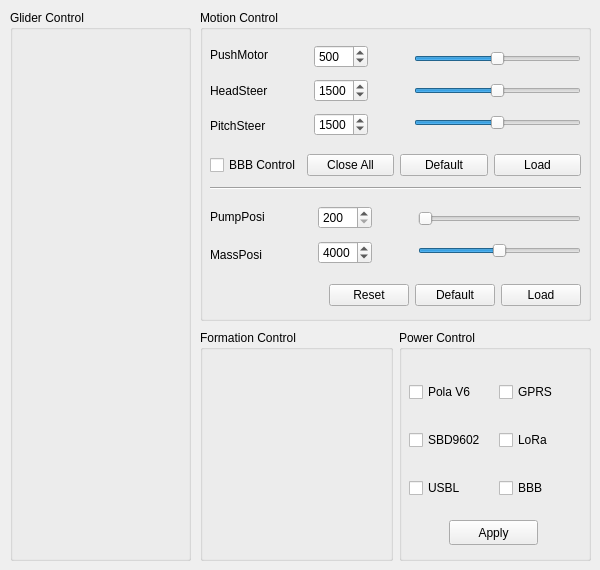
   <widget class="QWidget" name="man_tab">
    <attribute name="title">
     <string>Control</string>
    </attribute>
    <widget class="QGroupBox" name="groupBox_mtr">
     <property name="geometry">
      <rect>
       <x>200</x>
       <y>10</y>
       <width>391</width>
       <height>311</height>
      </rect>
     </property>
     <property name="title">
      <string>Motion Control</string>
     </property>
     <widget class="QWidget" name="horizontalLayoutWidget_3">
      <property name="geometry">
       <rect>
        <x>10</x>
        <y>30</y>
        <width>371</width>
        <height>101</height>
       </rect>
      </property>
      <layout class="QHBoxLayout" name="horizontalLayout_3">
       <item>
        <layout class="QVBoxLayout" name="verticalLayout_4">
         <item>
          <widget class="QLabel" name="mtr_label_pushMotor">
           <property name="enabled">
            <bool>true</bool>
           </property>
           <property name="text">
            <string>PushMotor</string>
           </property>
          </widget>
         </item>
         <item>
          <widget class="QLabel" name="mtr_label_headSteer">
           <property name="text">
            <string>HeadSteer</string>
           </property>
          </widget>
         </item>
         <item>
          <widget class="QLabel" name="mtr_label_pitchSteer">
           <property name="text">
            <string>PitchSteer</string>
           </property>
          </widget>
         </item>
        </layout>
       </item>
       <item>
        <spacer name="horizontalSpacer_13">
         <property name="orientation">
          <enum>Qt::Horizontal</enum>
         </property>
         <property name="sizeType">
          <enum>QSizePolicy::Minimum</enum>
         </property>
         <property name="sizeHint" stdset="0">
          <size>
           <width>40</width>
           <height>20</height>
          </size>
         </property>
        </spacer>
       </item>
       <item>
        <layout class="QVBoxLayout" name="verticalLayout_5">
         <item>
          <widget class="QSpinBox" name="mtr_spinBox_pushMotor">
           <property name="maximum">
            <number>1000</number>
           </property>
           <property name="singleStep">
            <number>25</number>
           </property>
           <property name="value">
            <number>500</number>
           </property>
          </widget>
         </item>
         <item>
          <widget class="QSpinBox" name="mtr_spinBox_headSteer">
           <property name="minimum">
            <number>500</number>
           </property>
           <property name="maximum">
            <number>2500</number>
           </property>
           <property name="singleStep">
            <number>10</number>
           </property>
           <property name="value">
            <number>1500</number>
           </property>
          </widget>
         </item>
         <item>
          <widget class="QSpinBox" name="mtr_spinBox_pitchSteer">
           <property name="minimum">
            <number>500</number>
           </property>
           <property name="maximum">
            <number>2500</number>
           </property>
           <property name="singleStep">
            <number>10</number>
           </property>
           <property name="value">
            <number>1500</number>
           </property>
          </widget>
         </item>
        </layout>
       </item>
       <item>
        <spacer name="horizontalSpacer_14">
         <property name="orientation">
          <enum>Qt::Horizontal</enum>
         </property>
         <property name="sizeType">
          <enum>QSizePolicy::Minimum</enum>
         </property>
         <property name="sizeHint" stdset="0">
          <size>
           <width>40</width>
           <height>20</height>
          </size>
         </property>
        </spacer>
       </item>
       <item>
        <layout class="QVBoxLayout" name="verticalLayout_6">
         <item>
          <widget class="QSlider" name="mtr_horSldr_pushMotor">
           <property name="maximum">
            <number>1000</number>
           </property>
           <property name="singleStep">
            <number>10</number>
           </property>
           <property name="value">
            <number>500</number>
           </property>
           <property name="orientation">
            <enum>Qt::Horizontal</enum>
           </property>
          </widget>
         </item>
         <item>
          <widget class="QSlider" name="mtr_horSldr_headSteer">
           <property name="minimum">
            <number>500</number>
           </property>
           <property name="maximum">
            <number>2500</number>
           </property>
           <property name="singleStep">
            <number>10</number>
           </property>
           <property name="pageStep">
            <number>10</number>
           </property>
           <property name="value">
            <number>1500</number>
           </property>
           <property name="orientation">
            <enum>Qt::Horizontal</enum>
           </property>
          </widget>
         </item>
         <item>
          <widget class="QSlider" name="mtr_horSldr_pitchSteer">
           <property name="minimum">
            <number>500</number>
           </property>
           <property name="maximum">
            <number>2500</number>
           </property>
           <property name="singleStep">
            <number>10</number>
           </property>
           <property name="pageStep">
            <number>10</number>
           </property>
           <property name="value">
            <number>1500</number>
           </property>
           <property name="orientation">
            <enum>Qt::Horizontal</enum>
           </property>
          </widget>
         </item>
        </layout>
       </item>
      </layout>
     </widget>
     <widget class="QWidget" name="horizontalLayoutWidget_2">
      <property name="geometry">
       <rect>
        <x>10</x>
        <y>140</y>
        <width>371</width>
        <height>31</height>
       </rect>
      </property>
      <layout class="QHBoxLayout" name="horizontalLayout_4">
       <item>
        <widget class="QCheckBox" name="mtr_checkBox_bbb_ctrl">
         <property name="text">
          <string>BBB Control</string>
         </property>
        </widget>
       </item>
       <item>
        <widget class="QPushButton" name="mtr_btn_close_all">
         <property name="text">
          <string>Close All</string>
         </property>
        </widget>
       </item>
       <item>
        <widget class="QPushButton" name="mtr_btn_default">
         <property name="text">
          <string>Default</string>
         </property>
        </widget>
       </item>
       <item>
        <widget class="QPushButton" name="mtr_btn_load">
         <property name="text">
          <string>Load</string>
         </property>
        </widget>
       </item>
      </layout>
     </widget>
     <widget class="QWidget" name="horizontalLayoutWidget_4">
      <property name="geometry">
       <rect>
        <x>10</x>
        <y>190</y>
        <width>371</width>
        <height>71</height>
       </rect>
      </property>
      <layout class="QHBoxLayout" name="horizontalLayout_6">
       <item>
        <layout class="QVBoxLayout" name="verticalLayout_3">
         <item>
          <widget class="QLabel" name="posi_label_pumpPosi">
           <property name="text">
            <string>PumpPosi  </string>
           </property>
          </widget>
         </item>
         <item>
          <widget class="QLabel" name="posi_label_massPosi">
           <property name="text">
            <string>MassPosi</string>
           </property>
          </widget>
         </item>
        </layout>
       </item>
       <item>
        <spacer name="horizontalSpacer_3">
         <property name="orientation">
          <enum>Qt::Horizontal</enum>
         </property>
         <property name="sizeType">
          <enum>QSizePolicy::Minimum</enum>
         </property>
         <property name="sizeHint" stdset="0">
          <size>
           <width>40</width>
           <height>20</height>
          </size>
         </property>
        </spacer>
       </item>
       <item>
        <layout class="QVBoxLayout" name="verticalLayout_8">
         <item>
          <widget class="QSpinBox" name="posi_spinBox_pumpPosi">
           <property name="minimum">
            <number>200</number>
           </property>
           <property name="maximum">
            <number>1800</number>
           </property>
           <property name="singleStep">
            <number>100</number>
           </property>
           <property name="value">
            <number>200</number>
           </property>
          </widget>
         </item>
         <item>
          <widget class="QSpinBox" name="posi_spinBox_massPosi">
           <property name="minimum">
            <number>0</number>
           </property>
           <property name="maximum">
            <number>8000</number>
           </property>
           <property name="singleStep">
            <number>100</number>
           </property>
           <property name="value">
            <number>4000</number>
           </property>
          </widget>
         </item>
        </layout>
       </item>
       <item>
        <spacer name="horizontalSpacer_6">
         <property name="orientation">
          <enum>Qt::Horizontal</enum>
         </property>
         <property name="sizeType">
          <enum>QSizePolicy::Minimum</enum>
         </property>
         <property name="sizeHint" stdset="0">
          <size>
           <width>40</width>
           <height>20</height>
          </size>
         </property>
        </spacer>
       </item>
       <item>
        <layout class="QVBoxLayout" name="verticalLayout_9">
         <item>
          <widget class="QSlider" name="posi_horSldr_pumpPosi">
           <property name="minimum">
            <number>200</number>
           </property>
           <property name="maximum">
            <number>1800</number>
           </property>
           <property name="singleStep">
            <number>100</number>
           </property>
           <property name="pageStep">
            <number>100</number>
           </property>
           <property name="value">
            <number>200</number>
           </property>
           <property name="orientation">
            <enum>Qt::Horizontal</enum>
           </property>
          </widget>
         </item>
         <item>
          <widget class="QSlider" name="posi_horSldr_massPosi">
           <property name="maximum">
            <number>8000</number>
           </property>
           <property name="singleStep">
            <number>100</number>
           </property>
           <property name="pageStep">
            <number>100</number>
           </property>
           <property name="value">
            <number>4000</number>
           </property>
           <property name="orientation">
            <enum>Qt::Horizontal</enum>
           </property>
          </widget>
         </item>
        </layout>
       </item>
      </layout>
     </widget>
     <widget class="QWidget" name="horizontalLayoutWidget_5">
      <property name="geometry">
       <rect>
        <x>10</x>
        <y>270</y>
        <width>371</width>
        <height>31</height>
       </rect>
      </property>
      <layout class="QHBoxLayout" name="horizontalLayout_7">
       <item>
        <spacer name="horizontalSpacer_7">
         <property name="orientation">
          <enum>Qt::Horizontal</enum>
         </property>
         <property name="sizeHint" stdset="0">
          <size>
           <width>40</width>
           <height>20</height>
          </size>
         </property>
        </spacer>
       </item>
       <item>
        <widget class="QPushButton" name="posi_btn_reset">
         <property name="text">
          <string>Reset</string>
         </property>
        </widget>
       </item>
       <item>
        <widget class="QPushButton" name="posi_btn_default">
         <property name="text">
          <string>Default</string>
         </property>
        </widget>
       </item>
       <item>
        <widget class="QPushButton" name="posi_btn_load">
         <property name="text">
          <string>Load</string>
         </property>
        </widget>
       </item>
      </layout>
     </widget>
     <widget class="Line" name="line">
      <property name="geometry">
       <rect>
        <x>10</x>
        <y>170</y>
        <width>371</width>
        <height>16</height>
       </rect>
      </property>
      <property name="orientation">
       <enum>Qt::Horizontal</enum>
      </property>
     </widget>
    </widget>
    <widget class="QGroupBox" name="groupBox_gldr">
     <property name="geometry">
      <rect>
       <x>10</x>
       <y>10</y>
       <width>181</width>
       <height>551</height>
      </rect>
     </property>
     <property name="title">
      <string>Glider Control</string>
     </property>
    </widget>
    <widget class="QWidget" name="horizontalLayoutWidget_9">
     <property name="geometry">
      <rect>
       <x>200</x>
       <y>330</y>
       <width>391</width>
       <height>231</height>
      </rect>
     </property>
     <layout class="QHBoxLayout" name="horizontalLayout_10">
      <item>
       <widget class="QGroupBox" name="groupBox_fmt">
        <property name="title">
         <string>Formation Control</string>
        </property>
       </widget>
      </item>
      <item>
       <widget class="QGroupBox" name="groupBox_power">
        <property name="title">
         <string>Power Control</string>
        </property>
        <widget class="QWidget" name="gridLayoutWidget_8">
         <property name="geometry">
          <rect>
           <x>10</x>
           <y>30</y>
           <width>174</width>
           <height>161</height>
          </rect>
         </property>
         <layout class="QGridLayout" name="gridLayout_8">
          <item row="0" column="0">
           <widget class="QCheckBox" name="pwr_checkBox_polav6">
            <property name="text">
             <string>Pola V6</string>
            </property>
           </widget>
          </item>
          <item row="1" column="0">
           <widget class="QCheckBox" name="pwr_checkBox_sbd9602">
            <property name="text">
             <string>SBD9602</string>
            </property>
           </widget>
          </item>
          <item row="2" column="0">
           <widget class="QCheckBox" name="pwr_checkBox_usbl">
            <property name="text">
             <string>USBL</string>
            </property>
           </widget>
          </item>
          <item row="0" column="1">
           <widget class="QCheckBox" name="pwr_checkBox_gprs">
            <property name="text">
             <string>GPRS</string>
            </property>
           </widget>
          </item>
          <item row="1" column="1">
           <widget class="QCheckBox" name="pwr_checkBox_lora">
            <property name="text">
             <string>LoRa</string>
            </property>
           </widget>
          </item>
          <item row="2" column="1">
           <widget class="QCheckBox" name="pwr_checkBox_bbb">
            <property name="text">
             <string>BBB</string>
            </property>
           </widget>
          </item>
         </layout>
        </widget>
        <widget class="QPushButton" name="pwr_btn_apply">
         <property name="geometry">
          <rect>
           <x>50</x>
           <y>190</y>
           <width>89</width>
           <height>25</height>
          </rect>
         </property>
         <property name="text">
          <string>Apply</string>
         </property>
        </widget>
       </widget>
      </item>
     </layout>
    </widget>
   </widget>
